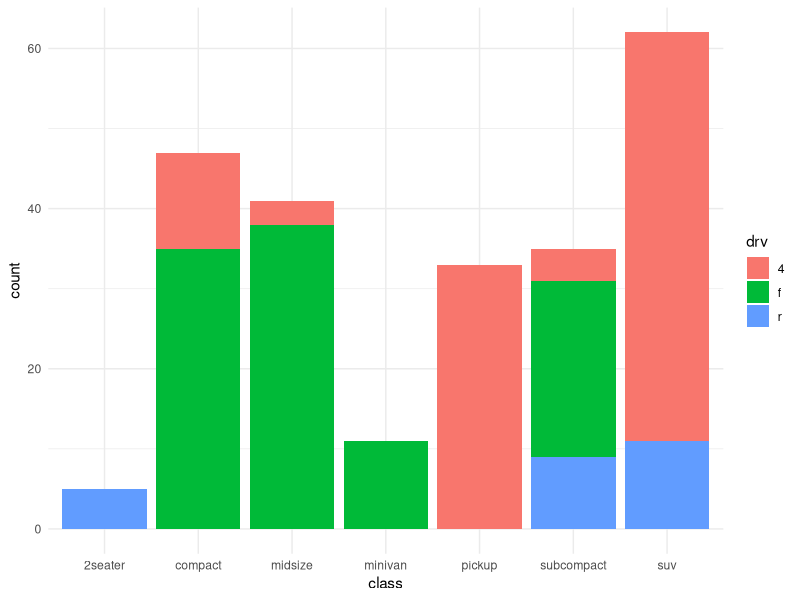
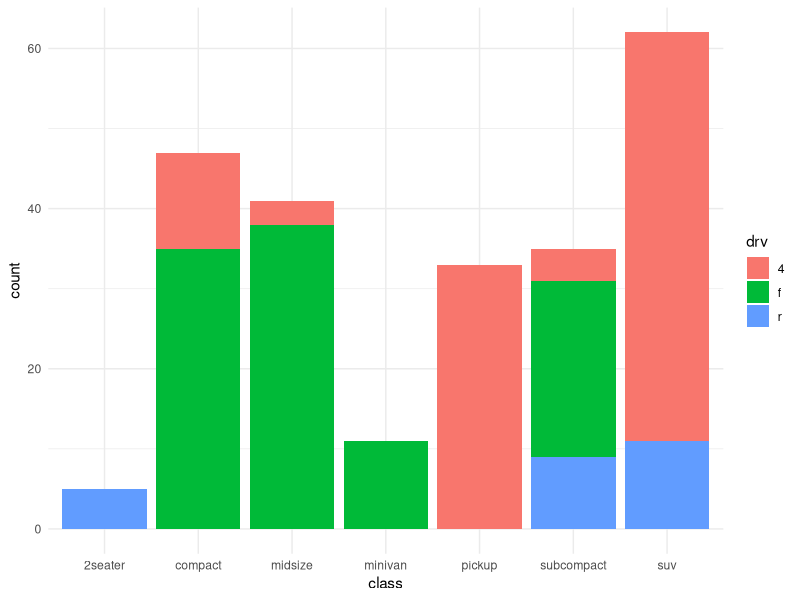
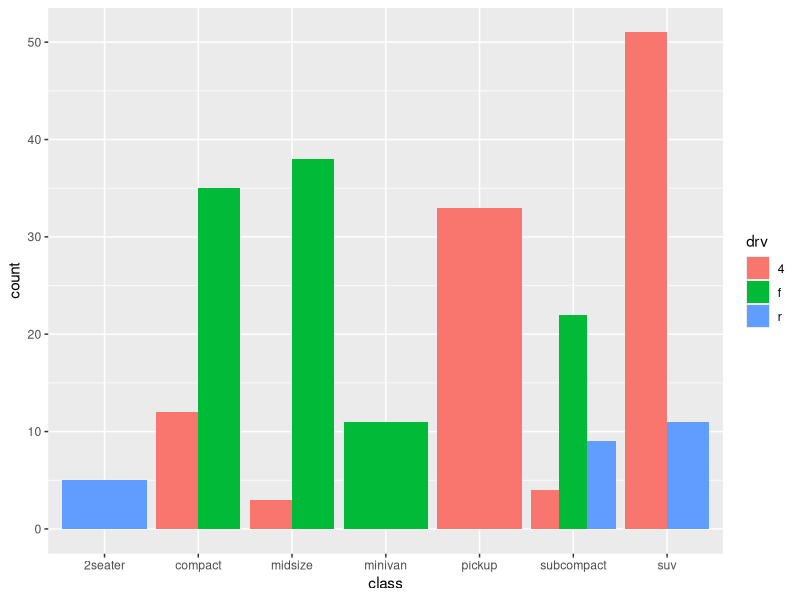
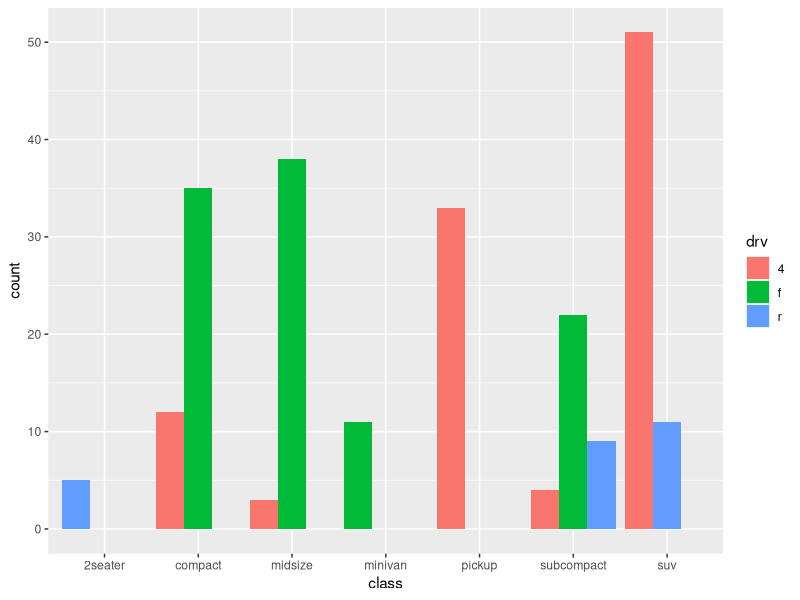
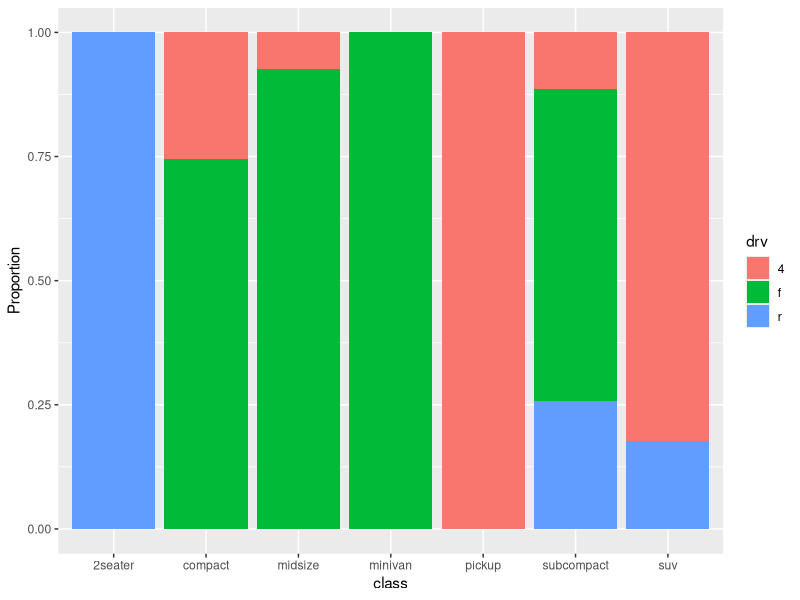
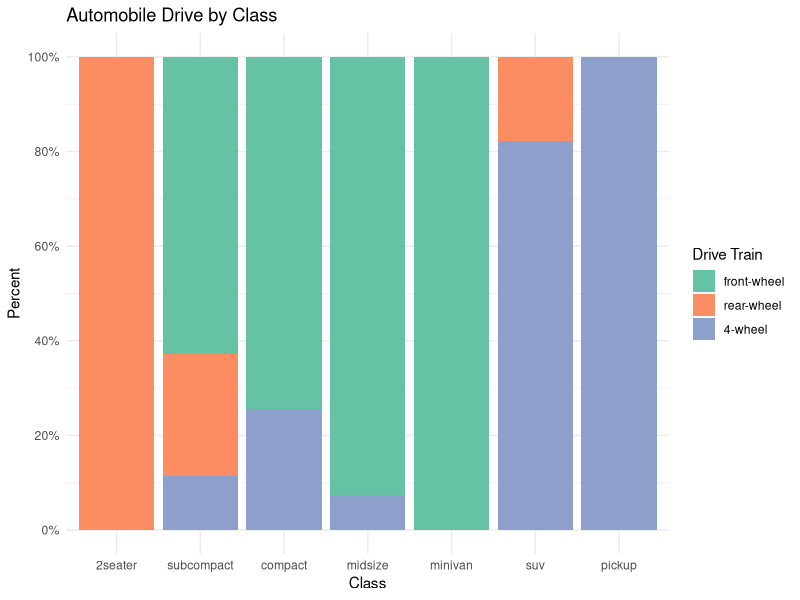
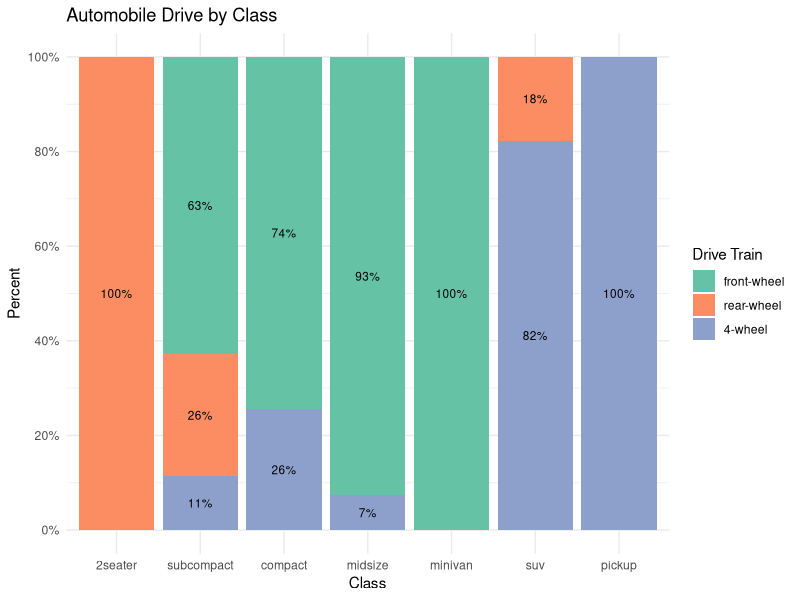

The R script that drew these images, in order:
library(ggplot2)
mpg
ggplot(mpg, aes(x = class, fill = drv)) + 
  geom_bar()+theme_minimal()

ggplot(mpg, aes(x = class, fill = drv)) + 
  geom_bar(position = "stack")+theme_minimal()

#ahora se hace una grafica agrupada 
ggplot(mpg, aes(x = class, fill = drv)) + 
  geom_bar(position = "dodge")
ggplot(mpg, aes(x = class, fill = drv)) + 
  geom_bar(position = position_dodge(preserve = "single"))

#Grafica de barras segmentada
#sirve para comparar el porcentaje de una categoria 
#en una variable atraves de cada nivel de otra variable 
# bar plot, with each bar representing 100%
ggplot(mpg, aes(x = class, fill = drv)) + 
  geom_bar(position = "fill") +
  labs(y = "Proportion")

library(scales)
ggplot(mpg, 
       aes(x = factor(class,
                      levels = c("2seater", "subcompact", 
                                 "compact", "midsize", 
                                 "minivan", "suv", "pickup")),
           fill = factor(drv, 
                         levels = c("f", "r", "4"),
                         labels = c("front-wheel", 
                                    "rear-wheel", 
                                    "4-wheel")))) + 
  geom_bar(position = "fill") +
  scale_y_continuous(breaks = seq(0, 1, .2), 
                     label = percent) +
  scale_fill_brewer(palette = "Set2") +
  labs(y = "Percent", 
       fill="Drive Train",
       x = "Class",
       title = "Automobile Drive by Class") +
  theme_minimal()

#ahora se le agregan etiquetas con porcentajes a cada segmento 
#primero se crea un summary dataset necesario para las etiquetas 
library(dplyr)
plotdata <- mpg %>%
  group_by(class, drv) %>%
  summarize(n = n()) %>% 
  mutate(pct = n/sum(n),
         lbl = scales::percent(pct))
plotdata

ggplot(plotdata, 
       aes(x = factor(class,
                      levels = c("2seater", "subcompact", 
                                 "compact", "midsize", 
                                 "minivan", "suv", "pickup")),
           y = pct,
           fill = factor(drv, 
                         levels = c("f", "r", "4"),
                         labels = c("front-wheel", 
                                    "rear-wheel", 
                                    "4-wheel")))) + 
  geom_bar(stat = "identity",
           position = "fill") +
  scale_y_continuous(breaks = seq(0, 1, .2), 
                     label = percent) +
  geom_text(aes(label = lbl), 
            size = 3, 
            position = position_stack(vjust = 0.5)) +
  scale_fill_brewer(palette = "Set2") +
  labs(y = "Percent", 
       fill="Drive Train",
       x = "Class",
       title = "Automobile Drive by Class") +
  theme_minimal()








